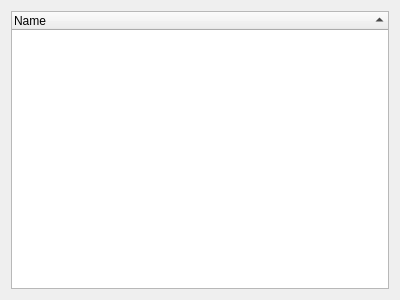
<?xml version="1.0" encoding="UTF-8"?>
<ui version="4.0">
 <class>MSGTreeViewer</class>
 <widget class="QWidget" name="MSGTreeViewer">
  <property name="geometry">
   <rect>
    <x>0</x>
    <y>0</y>
    <width>400</width>
    <height>300</height>
   </rect>
  </property>
  <property name="windowTitle">
   <string>Form</string>
  </property>
  <layout class="QGridLayout" name="gridLayout">
   <item row="0" column="0">
    <widget class="QTreeWidget" name="treeWidget">
     <property name="editTriggers">
      <set>QAbstractItemView::NoEditTriggers</set>
     </property>
     <property name="verticalScrollMode">
      <enum>QAbstractItemView::ScrollPerPixel</enum>
     </property>
     <property name="sortingEnabled">
      <bool>true</bool>
     </property>
     <property name="headerHidden">
      <bool>false</bool>
     </property>
     <attribute name="headerDefaultSectionSize">
      <number>400</number>
     </attribute>
     <attribute name="headerStretchLastSection">
      <bool>true</bool>
     </attribute>
     <column>
      <property name="text">
       <string notr="true">Name</string>
      </property>
     </column>
    </widget>
   </item>
  </layout>
 </widget>
 <resources/>
 <connections/>
</ui>
